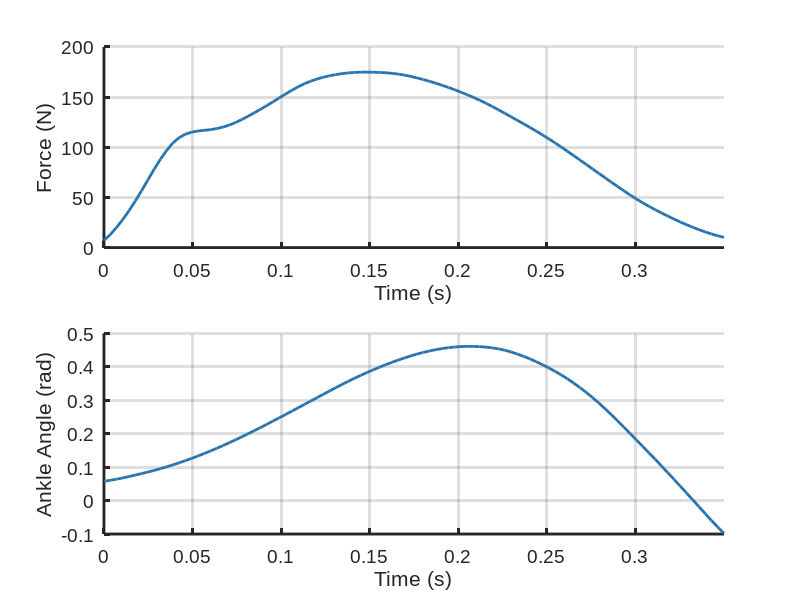

MATLAB code for this plot: (Note: this script raises an error after producing the figure.)
%% Problem 1b
% In this problem, we are going to use a built-in Matlab differential
% equation solver called ode45 to quickly find specific solutions to an
% initial value problem.

% Define some things to make our plots look nice
fs = 14; % Font size
fn = 'Arial'; %Font name
lw = 2; % Linewidth
primColor = [39 116 174]/255; %UCLA Blue
secColor = [255 209 0]/255; %UCLA Gold

% First, we load in any time-dependant values (our ancillary functions).
GRF = load('GRFdata.mat');
GRFvals = GRF.GRFvals;
GRFtime = GRF.GRFtime;
bioAnkAngle = deg2rad(GRF.ankAngle);
ankAngleTime = GRF.GRFtime; % GRF and ankle angle use the same time vector

figure(1); 
subplot(2,1,1); plot(GRFtime, GRFvals, 'linewidth', lw,'color',primColor);
ylabel('Force (N)')
xlabel('Time (s)')
xlim([0 0.35])
grid on
set(gca, 'FontSize', fs, 'FontName', fn, 'linewidth', lw, 'box', 'off') % apply our beautiful formatting

subplot(2,1,2); plot(ankAngleTime, bioAnkAngle, 'linewidth', lw,'color',primColor);
ylabel('Ankle Angle (rad)')
xlabel('Time (s)')
xlim([0 0.35])
grid on
set(gca, 'FontSize', fs, 'FontName', fn, 'linewidth', lw, 'box', 'off') % apply our beautiful formatting
%%
% Next, we define our constants. We are going to do this outside of
% passiveProsODEfun and pass them in, so we can easily modify the values.
b = 1; %**Fill in the damping value here**
k = 100; %**Fill in the spring constant here**
theta_sp = 0; %**Fill in the spring setpoint here**
L = .2; %**Fill in foot length here**

% Now, define initial conditions
theta_0 = bioAnkAngle(1); %start at the same initial value as the bio ankle

% Tell the solver how long to run
tSolver = [GRFtime(1), GRFtime(end)]; % we want this to run for the full stance phase.

% This is where we solve the differential equation. Take a look at Matlab's
% ODE45 documentation for a look at how this all works: 
% https://www.mathworks.com/help/matlab/ref/ode45.html
% **You'll need to open up the passiveProsODEfun and add some code there to
% make this work!**
[t, theta] = ode45(@(t,theta) passiveProsODEfun(t,theta,b,k,theta_sp,L,GRFvals,GRFtime),...
                        tSolver, theta_0);

% Plot your results
figure(2)
plot(GRFtime, bioAnkAngle, 'linewidth',lw, 'color', secColor)
hold on
%**Write code here to add your results to the plot, in UCLA blue!**
plot(t, theta, 'linewidth',lw, 'color', primColor)
hold off
xlabel('Time (s)')
ylabel('Angle (rad)')
xlim([0 0.35])
legend({'bio','pros'}, 'box','off')
set(gca, 'FontSize', fs, 'FontName', fn, 'linewidth', lw, 'box', 'off') % apply our beautiful formatting

%% Problem 1c
% How far off are we? We can quantify this with a value called root mean
% square error (RMSE).

% We'll want to interpolate our results to the proper time vector, so we
% can compare directly with the biological ankle angle trajectory.
thetaAdj = interp1(t, theta, GRFtime,'pchip','extrap');

% Now, we find the RMSE
err = bioAnkAngle-thetaAdj;
RMSEankAng = sqrt(mean(err.^2));

%% Problem 1d
% Now we're going to do a brute-force search of the spring's parameter 
% space, to see if we can improve on our results.

% First, we define the space over which we will search.
kVals = linspace(10,100,20);
theta_spVals = linspace(-.6,.1, 25); %**Fill this in with code to generate the search range,
                   % as described in the problem text.**
   
% Here, we iterate through all the combinations and calculate RMSE
RMSEs = zeros(length(kVals),length(theta_spVals)); % generate empty storage matrix
for kVal = 1:length(kVals)
    for theta_spVal = 1:length(theta_spVals)
        k_cur = kVals(kVal); % we grab the current values of k and theta_sp
        theta_sp_cur = theta_spVals(theta_spVal);
        
        % Plug those values in for k and theta_sp, and run the solver.
        [t_cur, theta_cur] = ode45(@(t,theta) passiveProsODEfun(t,theta,b,k_cur, theta_sp_cur,L,GRFvals,GRFtime),tSolver,theta_0); 
        
        % Calculate the RMSE associated with these parameters
        %**Write some code to calculate RMSE, just like in part 1c.**
        thetaAdj_cur = interp1(t_cur, theta_cur, GRFtime,'pchip','extrap');
        err_cur= bioAnkAngle-thetaAdj_cur;
        RMSE_cur = sqrt(mean(err_cur.^2)); %**Fill this in to set this variable equal to the
                       % RMSE value associated with the current parameters**
        
        % Store the RMSE values
        RMSEs(kVal,theta_spVal) = RMSE_cur;
    end
end

% add the results to a surface
figure(3)
[X,Y] = meshgrid(theta_spVals,kVals);
surf(X,Y,RMSEs);

% Make it pretty
view(3); % look at the surface from the side
colormap hot % change the colors
set(gca, 'FontSize', fs, 'FontName', fn, 'linewidth', lw, 'box', 'off') % apply our beautiful formatting
xlabel('Set Point (rad)')
ylabel('Stiffness (nm/rad)')
zlabel('RMSE (rad)')

% Find the minimum value
%**Write code here to identify the values of k and theta_sp that produce the
%minimum RMSE. Hint: check out the "min" function.**
[minRSMEvalRow, minRMSEindexRow] = min(min(RMSEs,[],2));
[minRSMEvalCol, minRMSEindexCol] = min(min(RMSEs,[],1));
minThetaSP = [theta_spVals(minRMSEindexCol)];
minKval = [kVals(minRMSEindexRow)];

% Plot the optimized results
%**Write code here to re-solve the differential equation using your
%optimized values for k and theta_sp. Then, plot the results against the
%biological ankle angle, as we did at the end of part 1b.**
[t_min, theta_min] = ode45(@(t,theta) passiveProsODEfun(t,theta,b,minKval,minThetaSP,L,GRFvals,GRFtime),...
                        tSolver, theta_0);
figure(4)
plot(GRFtime, bioAnkAngle, 'linewidth',lw, 'color', secColor)
hold on
plot(t_min, theta_min, 'linewidth',lw, 'color', primColor)
hold off
xlabel('Time (s)')
ylabel('Angle (rad)')
xlim([0 0.35])
legend({'bio','pros'}, 'box','off')
set(gca, 'FontSize', fs, 'FontName', fn, 'linewidth', lw, 'box', 'off') % apply our beautiful formatting
